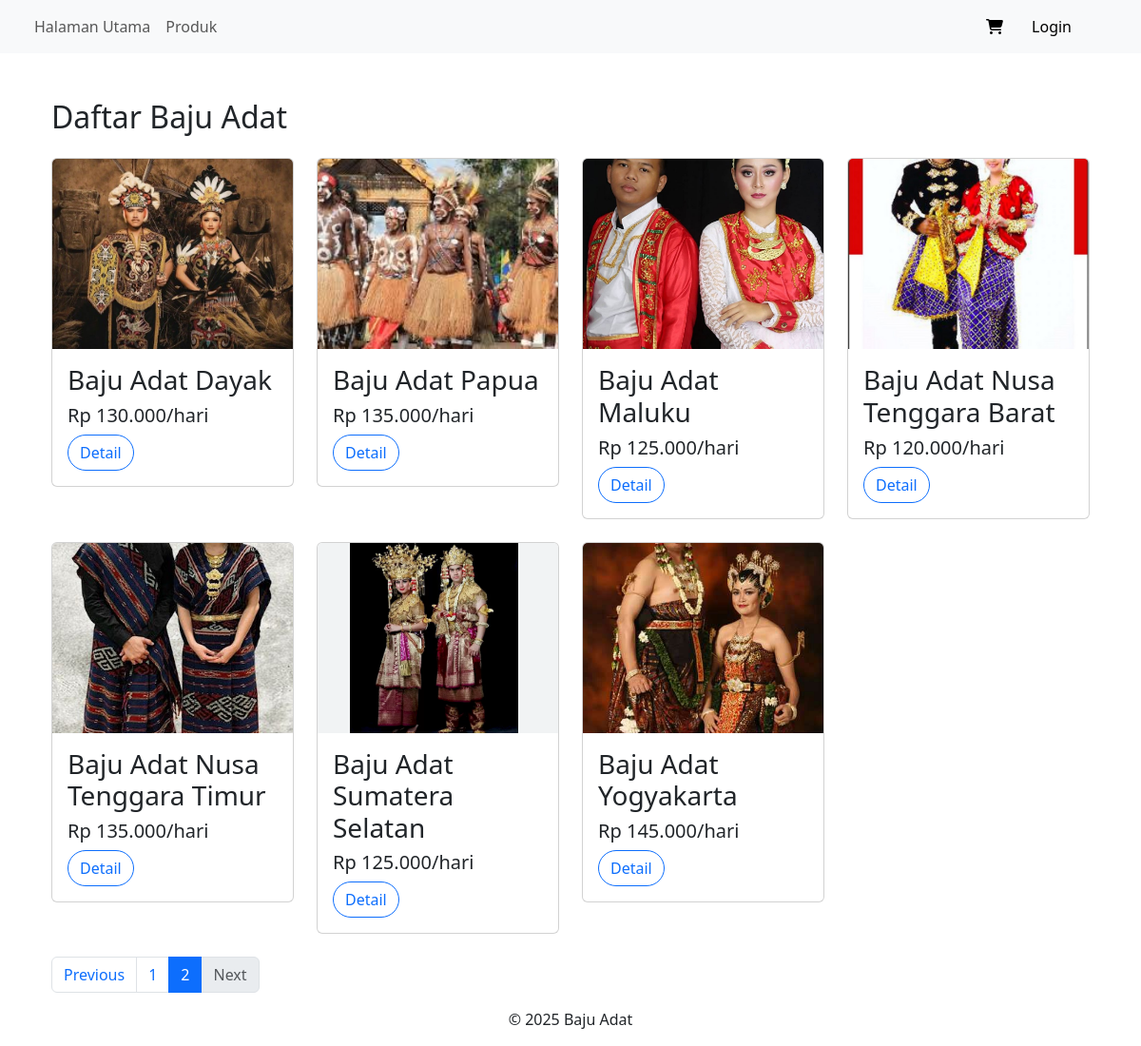
Page /bajuadat.php?page=2 on the committed database.
### tables this page shows
CREATE TABLE `produk_222145` (
  `produk_id_222145` int(11) NOT NULL,
  `nama_produk_222145` varchar(100) NOT NULL,
  `deskripsi_222145` text DEFAULT NULL,
  `kategori_222145` varchar(50) NOT NULL,
  `harga_sewa_222145` decimal(10,2) NOT NULL,
  `gambar_222145` varchar(255) DEFAULT NULL,
  `kelengkapan_222145` text NOT NULL,
  `status_222145` enum('tersedia','tidak tersedia') DEFAULT 'tersedia'
);

### bajuadat.php (the view)
<?php
include 'partials/header.php';
$per_page = 8;
$page = isset($_GET['page']) ? (int)$_GET['page'] : 1;
$offset = ($page - 1) * $per_page;
$total_query = "SELECT COUNT(*) FROM produk_222145 WHERE status_222145 = 'tersedia'";
$total_result = mysqli_query($koneksi, $total_query);
$total_rows = mysqli_fetch_row($total_result)[0];
$total_pages = ceil($total_rows / $per_page);
$query = "SELECT * FROM produk_222145
          WHERE status_222145 = 'tersedia'
          LIMIT $offset, $per_page";
$result = mysqli_query($koneksi, $query);
?>
<section class="container mt-5">
    <h2 class="mb-4">Daftar Baju Adat</h2>
    <div class="row">
        <?php while($produk = mysqli_fetch_assoc($result)): ?>
            <div class="col-md-12 col-lg-3">
                <div class="card mb-4">
                    <img style="height: 200px; object-fit: cover;"
                         src="admin/bajuadat/<?= htmlspecialchars($produk['gambar_222145'] ?? 'img/default.jpg') ?>"
                         class="card-img-top"
                         alt="<?= htmlspecialchars($produk['nama_produk_222145']) ?>">
                    <div class="card-body">
                        <h3 class="card-title"><?= htmlspecialchars($produk['nama_produk_222145']) ?></h3>
                        <h5>Rp <?= number_format($produk['harga_sewa_222145'], 0, ',', '.') ?>/hari</h5>
                        <a class="btn btn-outline-primary rounded-pill"
                           href="detail.php?id=<?= $produk['produk_id_222145'] ?>">
                           Detail
                        </a>
                    </div>
                </div>
            </div>
        <?php endwhile; ?>
    </div>
    <nav aria-label="Page navigation example">
        <ul class="pagination">
            <li class="page-item <?= $page <= 1 ? 'disabled' : '' ?>">
                <a class="page-link" href="?page=<?= $page - 1 ?>">Previous</a>
            </li>
            <?php for($i = 1; $i <= $total_pages; $i++): ?>
                <li class="page-item <?= $i == $page ? 'active' : '' ?>">
                    <a class="page-link" href="?page=<?= $i ?>"><?= $i ?></a>
                </li>
            <?php endfor; ?>
            <li class="page-item <?= $page >= $total_pages ? 'disabled' : '' ?>">
                <a class="page-link" href="?page=<?= $page + 1 ?>">Next</a>
            </li>
        </ul>
    </nav>
</section>
<?php include 'partials/footer.php'; ?>

### rows in the picture
produk_222145: gambar_222145 (picture), nama_produk_222145 "Baju Adat Dayak", harga_sewa_222145 "130.000"
produk_222145: gambar_222145 (picture), nama_produk_222145 "Baju Adat Papua", harga_sewa_222145 "135.000"
produk_222145: gambar_222145 (picture), nama_produk_222145 "Baju Adat Maluku", harga_sewa_222145 "125.000"
produk_222145: gambar_222145 (picture), nama_produk_222145 "Baju Adat Nusa Tenggara Barat", harga_sewa_222145 "120.000"
produk_222145: gambar_222145 (picture), nama_produk_222145 "Baju Adat Nusa Tenggara Timur", harga_sewa_222145 "135.000"
produk_222145: gambar_222145 (picture), nama_produk_222145 "Baju Adat Sumatera Selatan", harga_sewa_222145 "125.000"
produk_222145: gambar_222145 (picture), nama_produk_222145 "Baju Adat Yogyakarta", harga_sewa_222145 "145.000"
